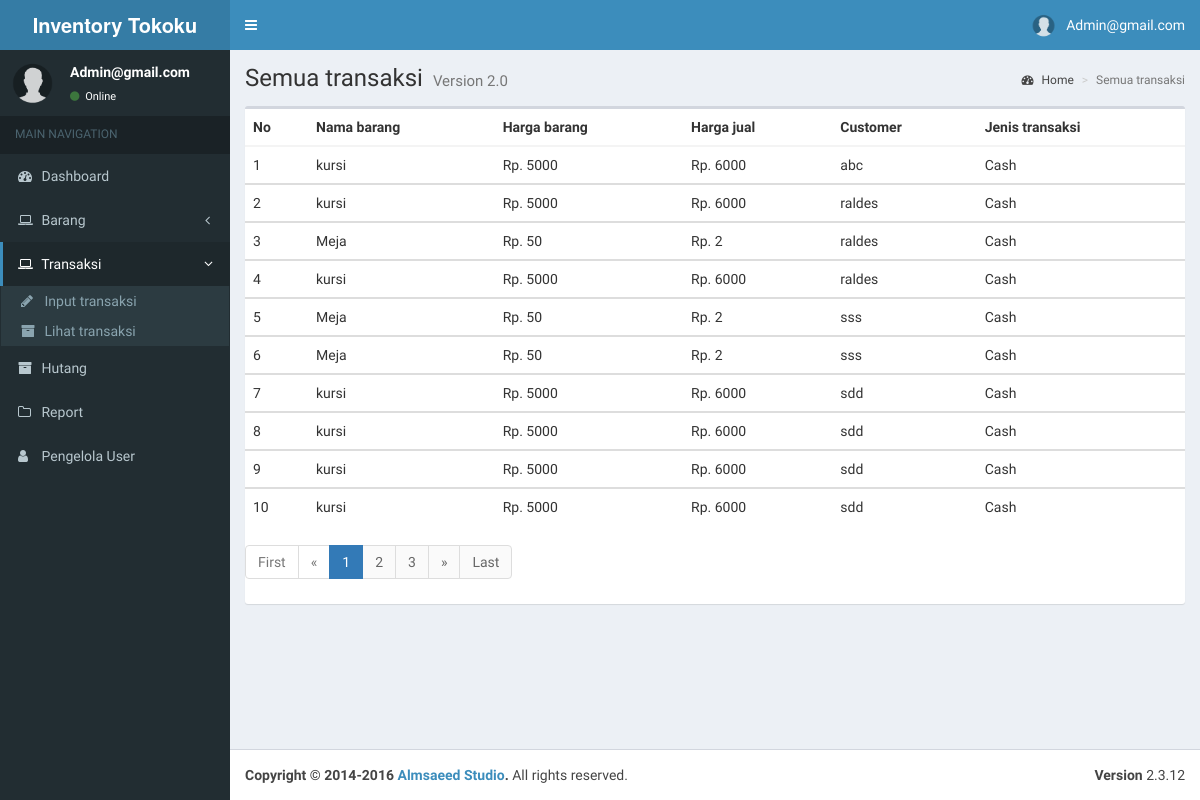
The page /admin/cektransaksi.php (signed in) on the database its author committed.
### tables this page shows
CREATE TABLE `transaksi` (
  `id_transaksi` int(5) NOT NULL,
  `id_barang` varchar(5) NOT NULL,
  `jenis_transaksi` varchar(20) NOT NULL,
  `jumlah_beli` int(20) NOT NULL,
  `total_harga` int(20) NOT NULL,
  `customer` text NOT NULL
);

CREATE TABLE `barang` (
  `id_barang` varchar(5) NOT NULL,
  `jenis_barang` varchar(30) NOT NULL,
  `nama_barang` varchar(60) NOT NULL,
  `harga_beli` int(20) NOT NULL,
  `harga_jual` int(20) NOT NULL,
  `jumlah_stock` int(20) NOT NULL,
  `supplier` text NOT NULL,
  `deskripsi` text NOT NULL
);

### admin/cektransaksi.php (the view, shortened to what this page needs)
<!DOCTYPE html>
<html>
<head>
  <link rel="stylesheet" href="bootstrap/css/bootstrap.min.css">
  <link rel="stylesheet" href="https://cdnjs.cloudflare.com/ajax/libs/font-awesome/4.5.0/css/font-awesome.min.css">
  <link rel="stylesheet" href="https://cdnjs.cloudflare.com/ajax/libs/ionicons/2.0.1/css/ionicons.min.css">
  <link rel="stylesheet" href="dist/css/AdminLTE.min.css">
  <link rel="stylesheet" href="bootstrap/css/style.css">
  <link rel="stylesheet" href="dist/css/skins/_all-skins.min.css">
</head>
<body class="hold-transition skin-blue sidebar-mini">
<div class="wrapper">
  <header class="main-header">
    <a href="#" class="logo">
      <span class="logo-lg"><b>Inventory Tokoku</b></span>
    </a>
        <?php
			$userid = $_SESSION['username2'];
		  ?>
    <nav class="navbar navbar-static-top">
      <a href="#" class="sidebar-toggle" data-toggle="offcanvas" role="button">
      </a>
      <div class="navbar-custom-menu">
        <ul class="nav navbar-nav">
          <li class="dropdown user user-menu">
            <a href="#" class="dropdown-toggle" data-toggle="dropdown">
              <img src="img/user.png" class="user-image" alt="User Image">
              <span class="hidden-xs"><?php echo ucfirst ($userid); ?></span>
            </a>
          </li>
        </ul>
      </div>
    </nav>
  </header>
  <aside class="main-sidebar">
    <section class="sidebar">
      <div class="user-panel">
        <div class="pull-left image">
          <img src="img/user.png" class="img-circle" alt="User Image">
        </div>
        <div class="pull-left info">
            <p><?php echo ucfirst ($userid); ?></p>
          <a href="#"><i class="fa fa-circle text-success"></i> Online</a>
        </div>
      </div>
      <ul class="sidebar-menu">
        <li class="header">MAIN NAVIGATION</li>
        <li class="treeview">
          <a href="index">
            <i class="fa fa-dashboard"></i> <span>Dashboard</span>
          </a>
        </li>
        <li class="treeview">
            <a href="#">
              <i class="fa fa-laptop"></i>
              <span>Barang</span>
              <span class="pull-right-container">
                <i class="fa fa-angle-left pull-right"></i>
              </span>
            </a>
        </li>
        <li class="active treeview">
            <a href="#">
              <i class="fa fa-laptop"></i>
              <span>Transaksi</span>
              <span class="pull-right-container">
                <i class="fa fa-angle-left pull-right"></i>
              </span>
            </a>
            <ul class="treeview-menu">
              <li><a href="transaksi"><i class="fa fa-pencil"></i> Input transaksi</a></li>
              <li><a href="cektransaksi"><i class="fa fa-archive"></i> Lihat transaksi</a></li>
            </ul>
        </li>
		    <li class="treeview">
          <a href="hutang">
            <i class="fa fa-archive"></i> <span>Hutang</span>
          </a>
        </li>
        <li class="treeview">
          <a href="report">
            <i class="fa fa-folder-o"></i> <span>Report</span>
          </a>
        </li>
        <li class="treeview">
          <a href="user">
            <i class="fa fa-user"></i> <span>Pengelola User</span>
          </a>
        </li>
    </section>
  </aside>
  <div class="content-wrapper">
    <section class="content-header">
      <h1>
      Semua transaksi
        <small>Version 2.0</small>
      </h1>
      <ol class="breadcrumb">
        <li><a href="#"><i class="fa fa-dashboard"></i> Home</a></li>
        <li class="active">Semua transaksi</li>
      </ol>
    </section>
    <section class="content">
		<div class="row">
			  <div class="col-xs-12">
				<div class="box">
                      <div class="box-body table-responsive no-padding">
                     <div class="box-body table-responsive no-padding">
                        <?php
                           $mysql_hostname = "localhost";
                           $mysql_user = "root";
                           $mysql_password = "";
                           $mysql_database = "inventory";
                           $conn = mysqli_connect($mysql_hostname, $mysql_user, $mysql_password, $mysql_database);
            ?>
					 <table class="table table-hover">
                        <thead>
                           <th>No</th>
                           <th>Nama barang</th>
                           <th>Harga barang</th>
                           <th>Harga jual</th>
                           <th>Customer</th>
                           <th>Jenis transaksi</th>
                        </thead>
						<?php
$page = (isset($_GET['page'])) ? $_GET['page'] : 1;
$limit = 10;
$limit_start = ($page - 1) * $limit;
$no = $limit_start + 1;
$sql = "SELECT nama_barang, id_transaksi, harga_beli, harga_jual, total_harga, jumlah_beli, jenis_transaksi, customer FROM barang t1 INNER JOIN transaksi t2 ON t2.id_barang = t1.id_barang LIMIT $limit_start, $limit";
                                             if($result = @mysqli_query($conn,$sql)){
                                                 if(mysqli_num_rows($result) > 0){
                                                     while($row = mysqli_fetch_array($result)){
                           ?>
                        <tbody>
                           <td><?php echo $no++ ?></td>
                           <td><?php echo $row['nama_barang'] ?></td>
                           <td><?php echo "Rp. " . $row['harga_beli'] ?></td>
						   <td><?php echo "Rp. " . $row['harga_jual'] ?></td>
                           <td><?php echo $row['customer'] ?></td>
                           <td><?php echo $row['jenis_transaksi'] ?></td>
                        </tbody>
                        <?php
                           }
                           }echo "</table>";
                           } else{
                           echo "ERROR: Could not able to execute $sql. ";
                           }
                           ?>
                        <ul class="pagination">
            <?php
            if ($page == 1) {
            ?>
                <li class="disabled"><a href="#">First</a></li>
                <li class="disabled"><a href="#">&laquo;</a></li>
            <?php
            } else {
                $link_prev = ($page > 1) ? $page - 1 : 1;
            ?>
                <li><a href="cektransaksi.php?page=1">First</a></li>
                <li><a href="cektransaksi.php?page=<?php echo $link_prev; ?>">&laquo;</a></li>
            <?php
            }
            ?>
            <?php
            $sql = mysqli_query($conn, "SELECT COUNT(id_transaksi) as num FROM transaksi");
            $total_pages = mysqli_fetch_array($sql);
            $yourcount = $total_pages['num'];
            $jumlah_page = ceil($yourcount / $limit);
            $jumlah_number = 3;
            $start_number = ($page > $jumlah_number) ? $page - $jumlah_number : 1;
            $end_number = ($page < ($jumlah_page - $jumlah_number)) ? $page + $jumlah_number : $jumlah_page;
            for ($i = $start_number; $i <= $end_number; $i++) {
                $link_active = ($page == $i) ? 'class="active"' : '';
            ?>
                <li <?php echo $link_active; ?>><a href="cektransaksi.php?page=<?php echo $i; ?>"><?php echo $i; ?></a></li>
            <?php
            }
            ?>
            <?php
            if ($page == $jumlah_page) {
            ?>
                <li class="disabled"><a href="#">&raquo;</a></li>
                <li class="disabled"><a href="#">Last</a></li>
            <?php
            } else {
                $link_next = ($page < $jumlah_page) ? $page + 1 : $jumlah_page;
            ?>
                <li><a href="cektransaksi.php?page=<?php echo $link_next; ?>">&raquo;</a></li>
                <li><a href="cektransaksi.php?page=<?php echo $jumlah_page; ?>">Last</a></li>
            <?php
            }
            ?>
        </ul>
				</div>
			  </div>
		</div>
    </section>
  </div>
  <footer class="main-footer">
    <div class="pull-right hidden-xs">
      <b>Version</b> 2.3.12
    </div>
    <strong>Copyright &copy; 2014-2016 <a href="#">Almsaeed Studio</a>.</strong> All rights
    reserved.
  </footer>
</div>
</body>
</html>

### rows shown on the page
transaksi: id_barang.nama_barang "kursi", id_barang.harga_beli "5000", id_barang.harga_jual "6000", customer "abc", jenis_transaksi "Cash"
transaksi: id_barang.nama_barang "kursi", id_barang.harga_beli "5000", id_barang.harga_jual "6000", customer "raldes", jenis_transaksi "Cash"
transaksi: id_barang.nama_barang "Meja", id_barang.harga_beli "50", id_barang.harga_jual "2", customer "raldes", jenis_transaksi "Cash"
transaksi: id_barang.nama_barang "kursi", id_barang.harga_beli "5000", id_barang.harga_jual "6000", customer "raldes", jenis_transaksi "Cash"
transaksi: id_barang.nama_barang "Meja", id_barang.harga_beli "50", id_barang.harga_jual "2", customer "sss", jenis_transaksi "Cash"
transaksi: id_barang.nama_barang "Meja", id_barang.harga_beli "50", id_barang.harga_jual "2", customer "sss", jenis_transaksi "Cash"
transaksi: id_barang.nama_barang "kursi", id_barang.harga_beli "5000", id_barang.harga_jual "6000", customer "sdd", jenis_transaksi "Cash"
transaksi: id_barang.nama_barang "kursi", id_barang.harga_beli "5000", id_barang.harga_jual "6000", customer "sdd", jenis_transaksi "Cash"
transaksi: id_barang.nama_barang "kursi", id_barang.harga_beli "5000", id_barang.harga_jual "6000", customer "sdd", jenis_transaksi "Cash"
transaksi: id_barang.nama_barang "kursi", id_barang.harga_beli "5000", id_barang.harga_jual "6000", customer "sdd", jenis_transaksi "Cash"

### other values the page prints
$userid "Admin@gmail.com"
